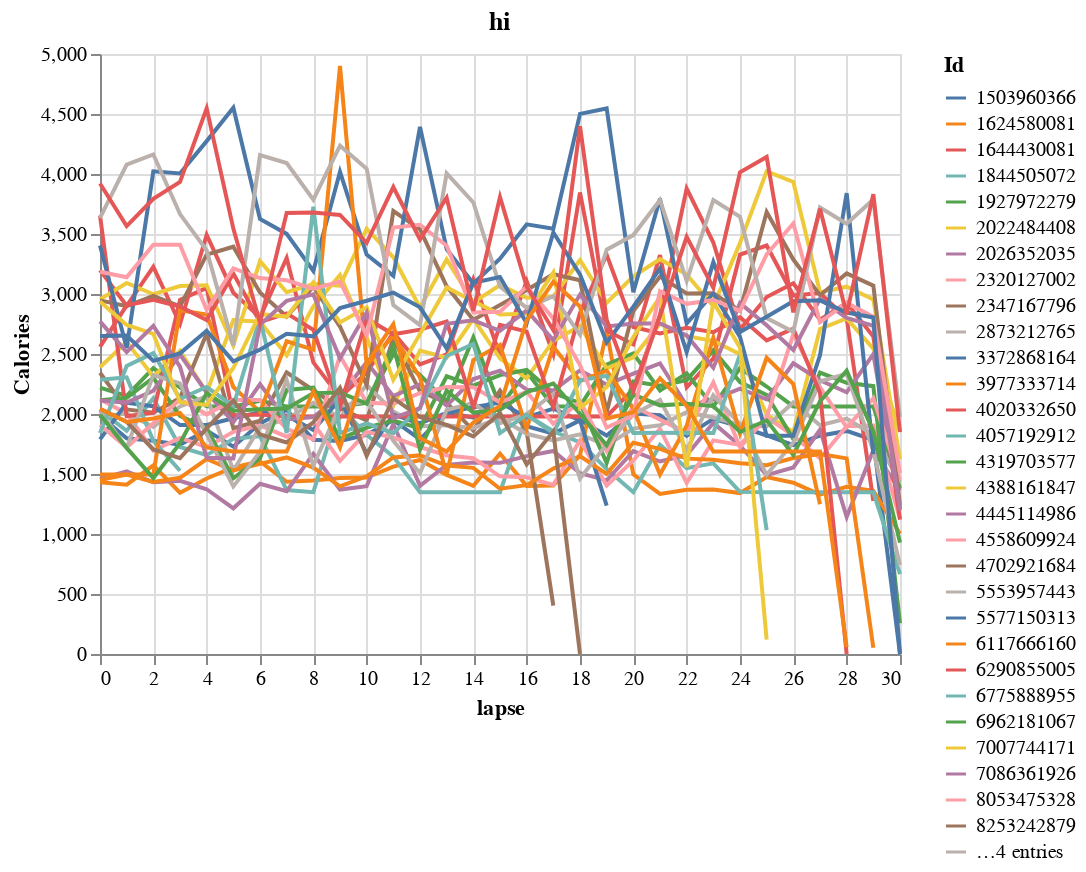

The cell this chart's notebook holds for it:
### Code cell
chart = alt.Chart(df_c).mark_line().encode(
    x=alt.X("lapse"),
    y=alt.Y("Calories"),
    color=alt.Color("Id", type="nominal"),
    tooltip=["lapse", "Calories" ],
).properties(
    title="hi",
)

chart

### Figure 1 — Vega-Lite specification as saved in the notebook (floating-point values rounded to 4 significant figures; data arrays with more than 128 entries replaced by an {"elided": "..."} marker saying what was removed)
{"config": {"view": {"continuousWidth": 400, "continuousHeight": 300}}, "data": {"name": "data-29bce710f40769b22dde8e44753dc91f"}, "mark": "line", "encoding": {"color": {"field": "Id", "type": "nominal"}, "tooltip": [{"field": "lapse", "type": "quantitative"}, {"field": "Calories", "type": "quantitative"}], "x": {"field": "lapse", "type": "quantitative"}, "y": {"field": "Calories", "type": "quantitative"}}, "title": "hi", "$schema": "https://vega.github.io/schema/vega-lite/v4.17.0.json", "datasets": {"data-29bce710f40769b22dde8e44753dc91f": {"elided": "940 records"}}}
